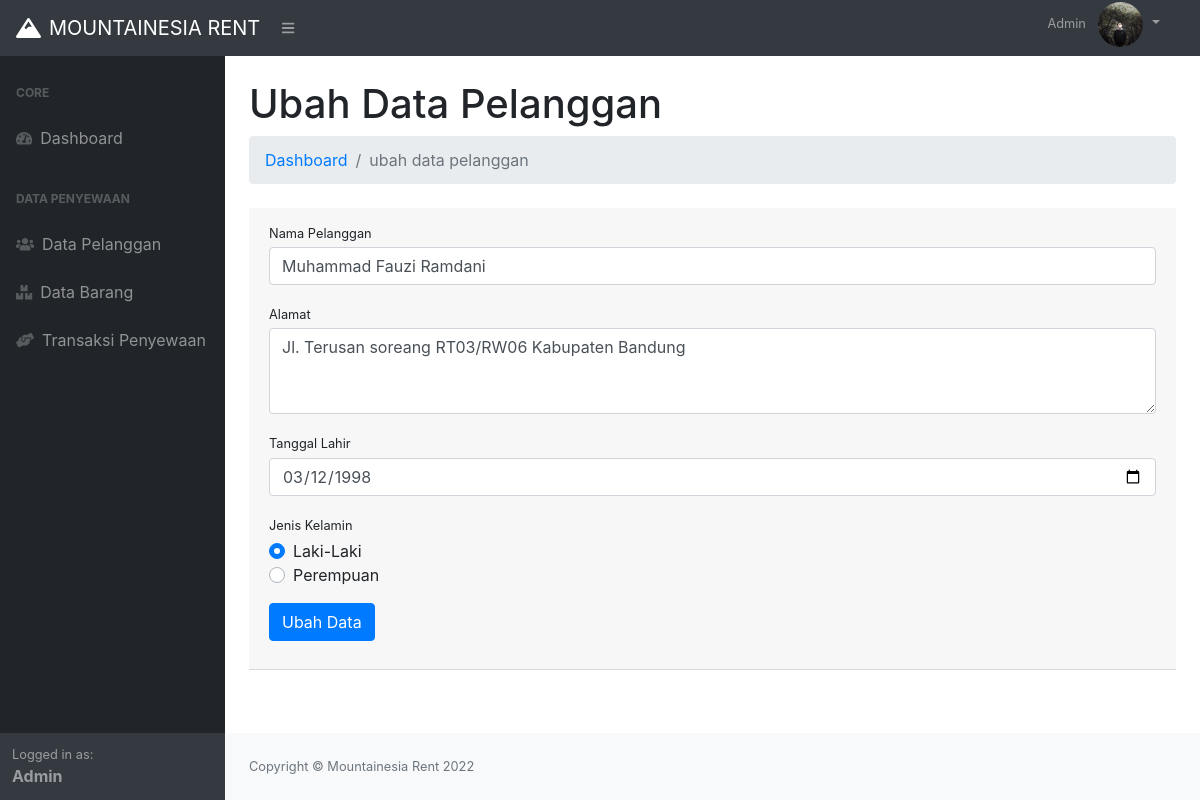
/index.php?p=pelanggan&aksi=ubah&id=2 (signed in), run on an earlier commit of the app's database.
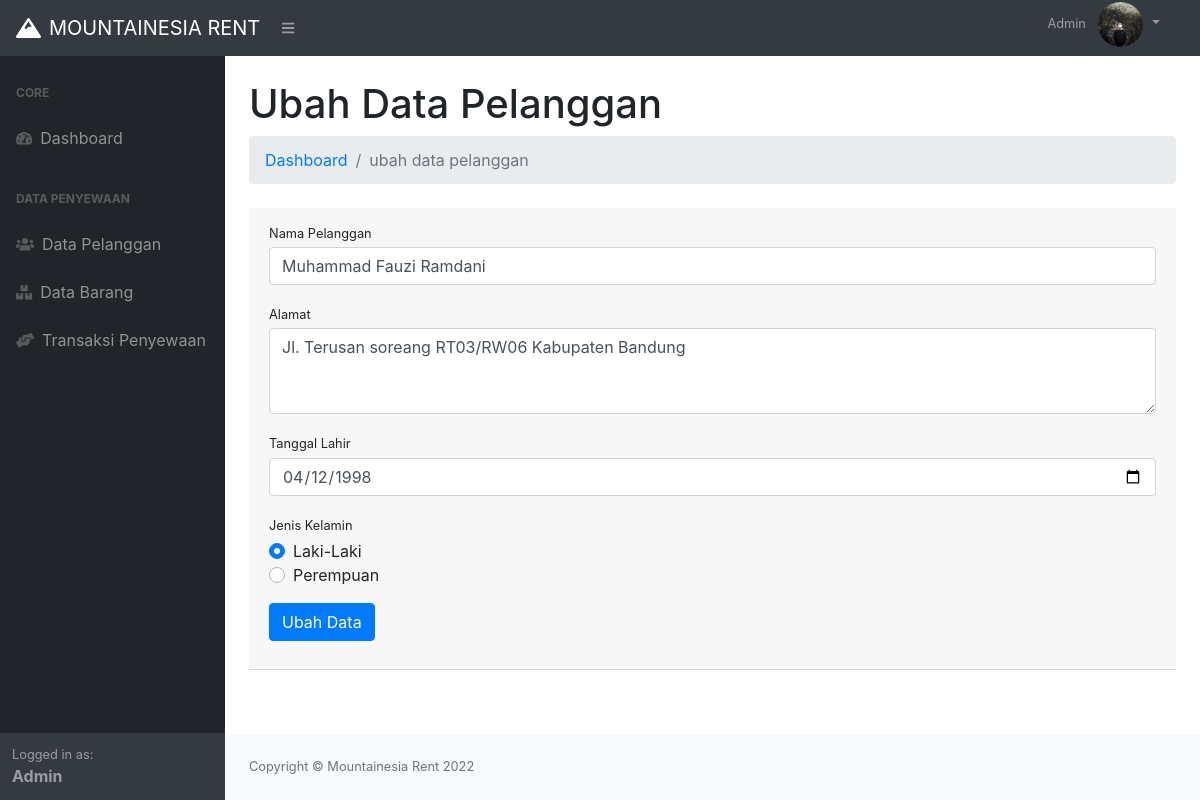
And on a later commit of the database.
### tables this page shows
CREATE TABLE `tb_pelanggan` (
  `idpelanggan` int(11) NOT NULL,
  `nama_pelanggan` varchar(50) NOT NULL,
  `alamat` varchar(255) NOT NULL,
  `tgl_lahir` date NOT NULL,
  `jk` enum('L','P') NOT NULL
);

### page/pelanggan/ubah.php (the view, shortened to what this page needs)
<?php
$id_pelanggan = $_GET['id'];
$tampilPelanggan = $conn->query("SELECT * FROM tb_pelanggan WHERE idpelanggan = $id_pelanggan") or die(mysqli_error($conn));
$pecahPelanggan = $tampilPelanggan->fetch_assoc();
?>
<h1 class="mt-4">Ubah Data Pelanggan</h1>
<ol class="breadcrumb mb-4">
    <li class="breadcrumb-item"><a href="index.php">Dashboard</a></li>
    <li class="breadcrumb-item active">ubah data pelanggan</li>
</ol>
<div class="card-header mb-5">
	<form action="" method="post">
    <div class="form-group">
        <label class="small mb-1" for="nama_pelanggan">Nama Pelanggan</label>
        <input class="form-control" id="nama_pelanggan" value="<?= $pecahPelanggan['nama_pelanggan']; ?>" name="nama_pelanggan" type="text" placeholder="Masukkan nama pelanggan"/>
    </div>
    <div class="form-group">
        <label class="small mb-1" for="alamat">Alamat</label>
        <textarea class="form-control" id="alamat" name="alamat" rows="3" placeholder="Masukkan alamat pelanggan"/><?php echo $pecahPelanggan['alamat']; ?></textarea>
    </div>
    <div class="form-group">
        <label class="small mb-1" for="tgl_lahir">Tanggal Lahir</label>
        <input type="date" value="<?= $pecahPelanggan['tgl_lahir']; ?>" name="tgl_lahir" id="tgl_lahir" class="form-control">
    </div>
    <div class="form-group">
        <label class="small mb-1" for="jk">Jenis Kelamin</label>
        <div class="custom-control custom-radio">
          <label class="custom-control-label" for="customRadio1">Laki-Laki</label>
        </div>
        <div class="custom-control custom-radio">
          <label class="custom-control-label" for="customRadio2">Perempuan</label>
        </div>
    </div>
    <div class="form-group">
    	<button type="submit" class="btn btn-primary" name="ubah">Ubah Data</button>
    </div>
	</form>
</div>

What changed in the data, as far as the page shows it:
changed tb_pelanggan "Muhammad Fauzi Ramdani": tgl_lahir "03/12/1998" → "04/12/1998"
